Frame 1 (no input): blank canvas, image omitted
Frame 60 (the mouse pressed at the canvas centre just before this capture): blank canvas, image omitted
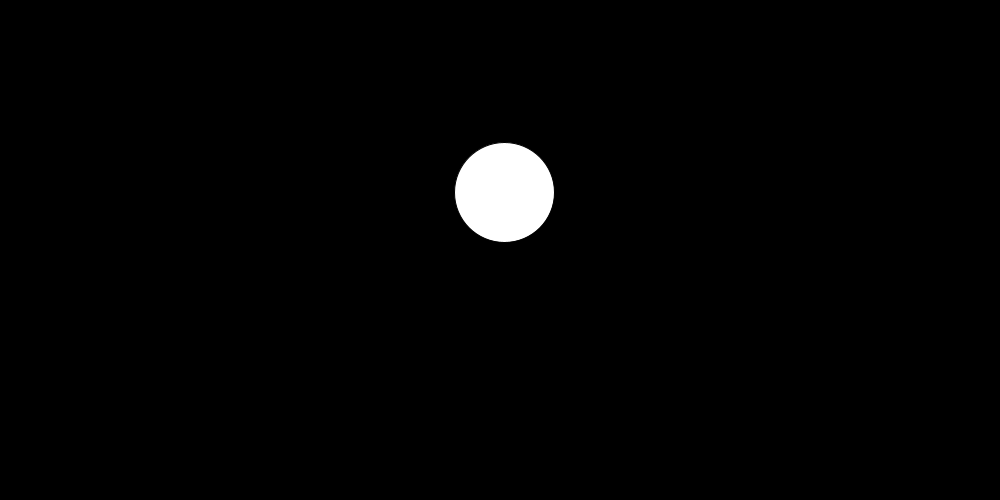
Frame 120 (the mouse held since frame 60 and released just before this capture)

The Processing sketch whose frames 1 and 60 were blank and that drew this single picture after the mouse press (run headless with seeded random() and noise(); from frame 60 on, the mouse is pressed at the canvas centre):

// Processing sketch: globos
// ── globos.pde
class Globo
{
  float x, y,vx,vy;
  Globo (float _x, float _y)
  {
   x=_x;
   y=_y; 
   vx=random(-0.25,0.25);
   vy=random(-2,2);
  }

  void update()
  {
    y+=vy;
    x+=vx;
  }

  void dibujate()
  {
      ellipse(x,y,100,100);
      line(x,y+65,x,y+70);
  }
  
}

ArrayList<Globo> globos;


void setup()
{
  size(1000,500);
  globos = new ArrayList<Globo>();  
}

void draw()
{
  background(0);
  for(int i=0;i<globos.size();i++)
  {
    globos.get(i).update();
    globos.get(i).dibujate();
  }
}

void mousePressed()
{
  globos.add(new Globo(mouseX,mouseY));
}
